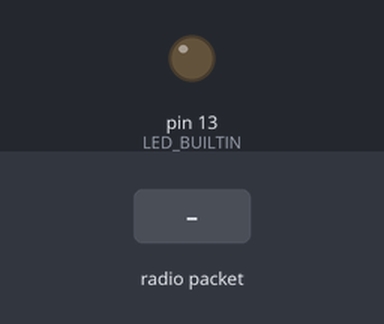
Recording of a sketch running on a simulated Arduino Uno, built with avr-gcc and run on an emulated ATmega328P. Parts: output pins drawn as LEDs (lit = HIGH). The test bench sets the inputs (shaded band). No radio packets arrive unless stated.

Above: at 1.2 s.
1.3 s: radio packet "[FIM]" arrives
Timing chart, 0 to 4.3 s (numbered marks = the images above; inputs shaded):
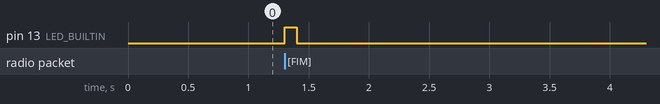

The sketch:

ping-pong-serial-rf.ino
```cpp
#include <RH_ASK.h>
#include <SPI.h>

RH_ASK rf_driver;

const uint8_t PACKET_SIZE = 60;  // Máximo seguro por pacote
String mensagemRecebida = "";    // String dinâmica para receber pacotes

void setup() {
  Serial.begin(9600);
  rf_driver.init();
  pinMode(LED_BUILTIN, OUTPUT);
  digitalWrite(LED_BUILTIN, LOW);
}

void loop() {
  verificarSerial();
  verificarRadio();
}

void verificarSerial() {
  if (Serial.available() > 0) {
    String mensagem = Serial.readStringUntil('\n');  // Lê toda a string até Enter
    mensagem += "[FIM]";                             // Adiciona marcador de final

    enviarMensagem(mensagem);
  }
}

void verificarRadio() {
  uint8_t bufflen = PACKET_SIZE + 1;
  char pacote[PACKET_SIZE + 1];

  if (rf_driver.recv((uint8_t *)pacote, &bufflen)) {
    pacote[bufflen] = '\0';            // Garante terminação correta
    String recebido = String(pacote);  // Converte para String

    int indexOfEnd = recebido.indexOf("[FIM]");

    if (indexOfEnd != -1) {
      // Remove "[FIM]" da string antes de exibir
      recebido.remove(indexOfEnd, 5);
      mensagemRecebida += recebido;

      Serial.println(mensagemRecebida);
      mensagemRecebida = "";  // Reseta buffer da string
    } else {
      // Continua reconstrução
      mensagemRecebida += recebido;
    }

    piscarLED();
  }
}


void enviarMensagem(String msg) {
  uint16_t tamanho = msg.length();
  uint16_t inicio = 0;

  if (tamanho > 60) {
    while (inicio < tamanho) {
      String pacote = msg.substring(inicio, inicio + PACKET_SIZE);

      rf_driver.send((uint8_t *)pacote.c_str(), pacote.length());
      rf_driver.waitPacketSent();

      inicio += PACKET_SIZE;
      delay(10);  // Pequeno delay para evitar congestionamento
    }
  } else {
    rf_driver.send((uint8_t *)msg.c_str(), tamanho);
    rf_driver.waitPacketSent();
  }

  piscarLED();
}

void piscarLED() {
  digitalWrite(LED_BUILTIN, HIGH);
  delay(100);
  digitalWrite(LED_BUILTIN, LOW);
}
```

Measured:
- after the input at 1.3 s, pin 13 (LED_BUILTIN): LOW → HIGH at once, → LOW 0.10 s later
